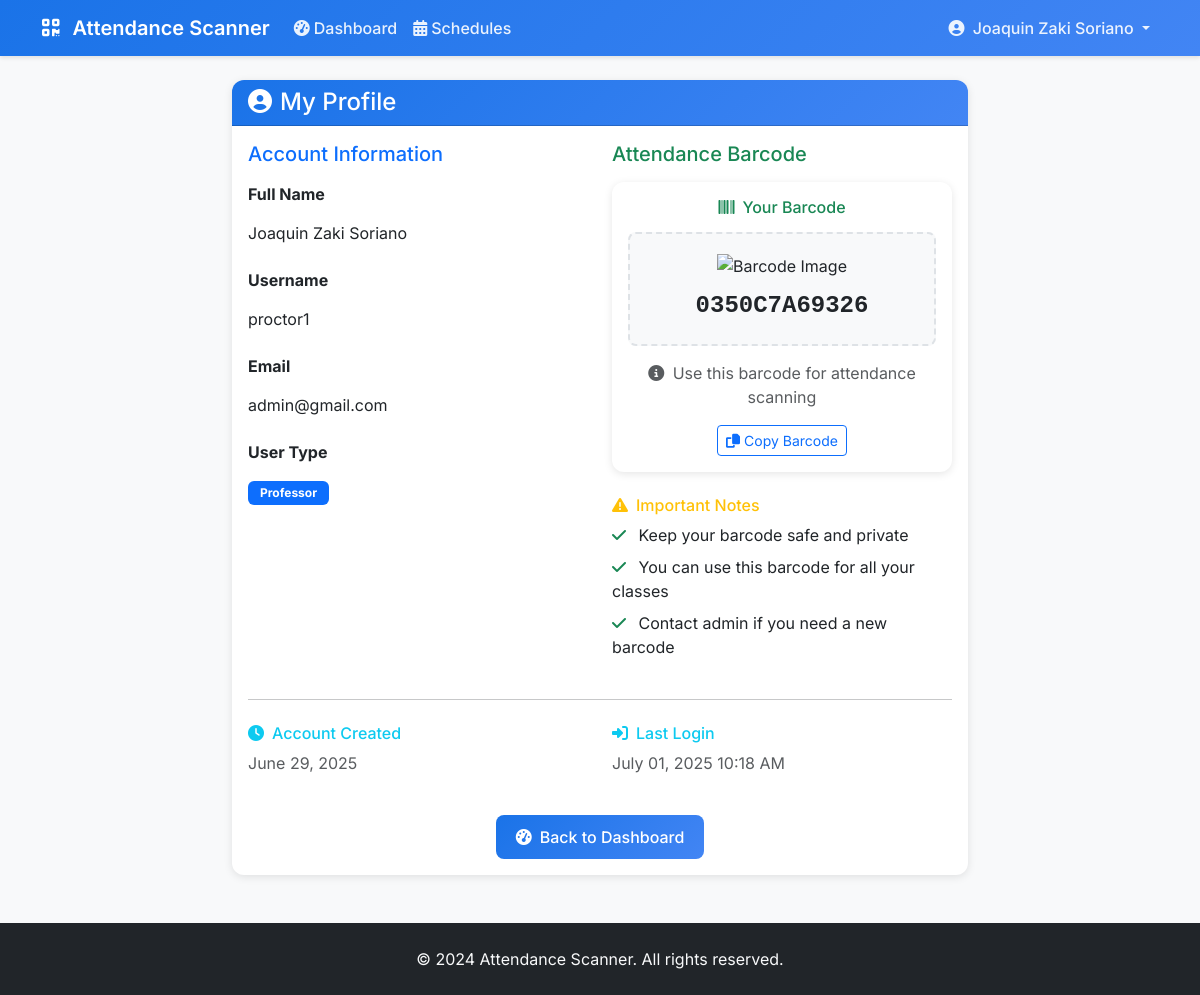
The app's page /profile/ (signed in) with its own data.
### scanner/models.py (models this page shows, shortened)
class User(AbstractUser):
    USER_TYPES = (
        ('student', 'Student'),
        ('professor', 'Professor'),
        ('admin', 'Admin'),
    )
    user_type = models.CharField(max_length=10, choices=USER_TYPES, default='student')
    student_id = models.CharField(max_length=20, blank=True, null=True, unique=True)
    barcode = models.CharField(max_length=50, blank=True, null=True, unique=True)
    phone = models.CharField(max_length=15, blank=True, null=True)

### scanner/views.py (the view)
# urls.py: path('profile/', views.user_profile, name='user_profile'),
@login_required
def user_profile(request):
    return render(request, 'scanner/user_profile.html', {'user': request.user})

### scanner/templates/scanner/user_profile.html (shortened to what this page needs)
{% extends 'scanner/base.html' %}  {% block content %}
<div class="row justify-content-center">
  <div class="col-lg-8">
    <div class="card">
      <div class="card-header">
        <h4 class="mb-0"><i class="fas fa-user-circle me-2"></i>My Profile</h4>
      </div>
      <div class="card-body">
        <div class="row">
          <div class="col-md-6">
            <h5 class="text-primary mb-3">Account Information</h5>
            <div class="mb-3">
              <label class="form-label fw-bold">Full Name</label>
              <p class="form-control-plaintext">{{ user.get_full_name }}</p>
            </div>
            <div class="mb-3">
              <label class="form-label fw-bold">Username</label>
              <p class="form-control-plaintext">{{ user.username }}</p>
            </div>
            <div class="mb-3">
              <label class="form-label fw-bold">Email</label>
              <p class="form-control-plaintext">{{ user.email }}</p>
            </div>
            <div class="mb-3">
              <label class="form-label fw-bold">User Type</label>
              <p class="form-control-plaintext">
                <span class="badge bg-primary"
                  >{{ user.get_user_type_display }}</span
                >
              </p>
            </div>
          </div>
          <div class="col-md-6">
            <h5 class="text-success mb-3">Attendance Barcode</h5>
            <div class="text-center">
              <div class="card border-success">
                <div class="card-body">
                  <h6 class="card-title text-success">
                    <i class="fas fa-barcode me-2"></i>Your Barcode
                  </h6>
                  <div class="barcode-display text-center">
                    <img
                      src="{% url 'barcode_image' %}"
                      alt="Barcode Image"
                      style="max-width: 100%; height: 80px; margin-bottom: 10px"
                    />
                    <br />
                    <code class="fs-4 fw-bold text-dark"
                      >{{ user.barcode }}</code
                    >
                  </div>
                  <p class="text-muted mt-2">
                    <i class="fas fa-info-circle me-1"></i>
                    Use this barcode for attendance scanning
                  </p>
                  <button
                    class="btn btn-outline-primary btn-sm"
                    onclick="copyBarcode()"
                  >
                    <i class="fas fa-copy me-1"></i>Copy Barcode
                  </button>
                </div>
              </div>
            </div>
            <div class="mt-4">
              <h6 class="text-warning">
                <i class="fas fa-exclamation-triangle me-2"></i>Important Notes
              </h6>
              <ul class="list-unstyled">
                <li class="mb-2">
                  <i class="fas fa-check text-success me-2"></i>
                  Keep your barcode safe and private
                </li>
                <li class="mb-2">
                  <i class="fas fa-check text-success me-2"></i>
                  You can use this barcode for all your classes
                </li>
                <li class="mb-2">
                  <i class="fas fa-check text-success me-2"></i>
                  Contact admin if you need a new barcode
                </li>
              </ul>
            </div>
          </div>
        </div>
        <hr class="my-4" />
        <div class="row">
          <div class="col-md-6">
            <h6 class="text-info">
              <i class="fas fa-clock me-2"></i>Account Created
            </h6>
            <p class="text-muted">{{ user.date_joined|date:"F d, Y" }}</p>
          </div>
          <div class="col-md-6">
            <h6 class="text-info">
              <i class="fas fa-sign-in-alt me-2"></i>Last Login
            </h6>
            <p class="text-muted">
              {{ user.last_login|date:"F d, Y g:i A"|default:"Never" }}
            </p>
          </div>
        </div>
        <div class="text-center mt-4">
          <a href="{% url 'dashboard' %}" class="btn btn-primary">
            <i class="fas fa-tachometer-alt me-2"></i>Back to Dashboard
          </a>
        </div>
      </div>
    </div>
  </div>
</div>
{% endblock %}

### scanner/templates/scanner/base.html (shortened to what this page needs)
<!DOCTYPE html>
<html lang="en">
  <head>
    <link
      href="https://cdn.jsdelivr.net/npm/bootstrap@5.3.0/dist/css/bootstrap.min.css"
      rel="stylesheet"
    />
    <link
      href="https://cdnjs.cloudflare.com/ajax/libs/font-awesome/6.4.0/css/all.min.css"
      rel="stylesheet"
    />
    {% load static %}
    <link href="{% static 'css/custom.css' %}" rel="stylesheet" />
  </head>
  <body>
    <nav class="navbar navbar-expand-lg navbar-dark">
      <div class="container">
        <a class="navbar-brand" href="{% url 'home' %}">
          <i class="fas fa-qrcode me-2"></i>
          Attendance Scanner
        </a>
        <div class="collapse navbar-collapse" id="navbarNav">
          <ul class="navbar-nav me-auto">
            {% if user.is_authenticated %}
            <li class="nav-item">
              <a class="nav-link" href="{% url 'dashboard' %}">
                <i class="fas fa-tachometer-alt me-1"></i>Dashboard
              </a>
            </li>
            {% if user.user_type == 'professor' %}
            <li class="nav-item">
              <a class="nav-link" href="{% url 'schedule_management' %}">
                <i class="fas fa-calendar-alt me-1"></i>Schedules
              </a>
            </li>
            {% elif user.user_type == 'admin' %}
            <li class="nav-item">
              <a class="nav-link" href="{% url 'admin_dashboard' %}">
                <i class="fas fa-cogs me-1"></i>Admin
              </a>
            </li>
            {% endif %} {% endif %}
          </ul>
          <ul class="navbar-nav">
            {% if user.is_authenticated %}
            <li class="nav-item dropdown">
              <a
                class="nav-link dropdown-toggle"
                href="#"
                id="navbarDropdown"
                role="button"
                data-bs-toggle="dropdown"
              >
                <i class="fas fa-user-circle me-1"></i>
                {{ user.get_full_name|default:user.username }}
              </a>
            </li>
            {% endif %}
          </ul>
        </div>
      </div>
    </nav>
    <main class="container my-4">{% block content %}{% endblock %}</main>
    <footer class="bg-dark text-light py-4 mt-5">
      <div class="container text-center">
        <p class="mb-0">&copy; 2024 Attendance Scanner. All rights reserved.</p>
      </div>
    </footer>
  </body>
</html>

### static/css/custom.css (style rules this page uses)
.card { transition: box-shadow 0.2s ease-in-out; }
.btn { transition: all 0.2s ease-in-out; }
.badge { font-size: 0.75rem; padding: 0.375rem 0.75rem; }

### scanner/templates/scanner/base.html (style rules this page uses)
:root { --primary-color: #1a73e8; --secondary-color: #34a853; --warning-color: #fbbc04; --danger-color: #ea4335; --light-gray: #f8f9fa; --border-color: #e8eaed; --text-primary: #202124; --text-secondary: #5f6368; }
* { font-family: "Inter", sans-serif; }
body { background-color: var(--light-gray); color: var(--text-primary); }
.navbar { background: linear-gradient(135deg, var(--primary-color), #4285f4); box-shadow: 0 2px 4px rgba(0, 0, 0, 0.1); }
.navbar-brand { font-weight: 600; color: white !important; }
.nav-link { color: rgba(255, 255, 255, 0.9) !important; font-weight: 500; transition: color 0.3s ease; }
.card { border: none; border-radius: 12px; box-shadow: 0 2px 8px rgba(0, 0, 0, 0.1); transition: transform 0.2s ease, box-shadow 0.2s ease; }
.card-header { background: linear-gradient(135deg, var(--primary-color), #4285f4); color: white; border-radius: 12px 12px 0 0 !important; font-weight: 600; }
.btn-primary { background: linear-gradient(135deg, var(--primary-color), #4285f4); border: none; border-radius: 8px; font-weight: 500; padding: 10px 20px; transition: all 0.3s ease; }

### scanner/templates/scanner/user_profile.html (style rules this page uses)
.barcode-display { background: #f8f9fa; border: 2px dashed #dee2e6; border-radius: 8px; padding: 20px; margin: 15px 0; font-family: "Courier New", monospace; }

### records on screen
User: get_full_name "Joaquin Zaki Soriano", username "proctor1", email "admin@gmail.com", user_type "Professor", barcode "0350C7A69326", date_joined "June 29, 2025", last_login "July 01, 2025 10:18 AM"
